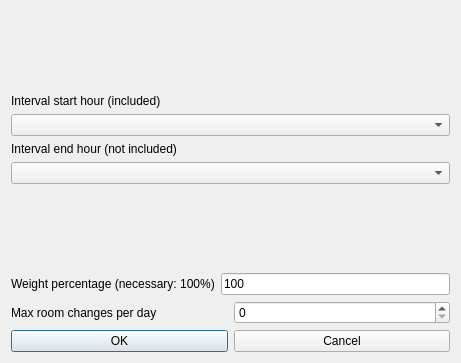
<?xml version="1.0" encoding="UTF-8"?>
<ui version="4.0">
 <class>ModifyConstraintTeachersMaxRoomChangesPerDayInIntervalForm_template</class>
 <widget class="QDialog" name="ModifyConstraintTeachersMaxRoomChangesPerDayInIntervalForm_template">
  <property name="geometry">
   <rect>
    <x>0</x>
    <y>0</y>
    <width>461</width>
    <height>363</height>
   </rect>
  </property>
  <property name="windowTitle">
   <string extracomment="This is the title of the dialog to modify a constraint of this type">Modify teachers max room changes per day in interval</string>
  </property>
  <layout class="QGridLayout" name="gridLayout">
   <item row="2" column="0">
    <layout class="QVBoxLayout" name="verticalLayout_2">
     <item>
      <widget class="QLabel" name="endTextLabel">
       <property name="frameShape">
        <enum>QFrame::NoFrame</enum>
       </property>
       <property name="frameShadow">
        <enum>QFrame::Plain</enum>
       </property>
       <property name="text">
        <string extracomment="This field refers to a constraint operating on a given hourly interval. The selected start hour of the interval is included (is counted) in the constraint, while the selected end hour of the interval is not included (is not counted) in the constraint.">Interval end hour (not included)</string>
       </property>
       <property name="wordWrap">
        <bool>false</bool>
       </property>
      </widget>
     </item>
     <item>
      <widget class="QComboBox" name="endHourComboBox">
       <property name="editable">
        <bool>false</bool>
       </property>
       <property name="insertPolicy">
        <enum>QComboBox::NoInsert</enum>
       </property>
       <property name="duplicatesEnabled">
        <bool>false</bool>
       </property>
      </widget>
     </item>
    </layout>
   </item>
   <item row="1" column="0">
    <layout class="QVBoxLayout" name="verticalLayout">
     <item>
      <widget class="QLabel" name="startTextLabel">
       <property name="frameShape">
        <enum>QFrame::NoFrame</enum>
       </property>
       <property name="frameShadow">
        <enum>QFrame::Plain</enum>
       </property>
       <property name="text">
        <string extracomment="This field refers to a constraint operating on a given hourly interval. The selected start hour of the interval is included (is counted) in the constraint, while the selected end hour of the interval is not included (is not counted) in the constraint.">Interval start hour (included)</string>
       </property>
       <property name="wordWrap">
        <bool>false</bool>
       </property>
      </widget>
     </item>
     <item>
      <widget class="QComboBox" name="startHourComboBox">
       <property name="editable">
        <bool>false</bool>
       </property>
       <property name="insertPolicy">
        <enum>QComboBox::NoInsert</enum>
       </property>
       <property name="duplicatesEnabled">
        <bool>false</bool>
       </property>
      </widget>
     </item>
    </layout>
   </item>
   <item row="6" column="0">
    <layout class="QHBoxLayout">
     <item>
      <widget class="QPushButton" name="okPushButton">
       <property name="text">
        <string>OK</string>
       </property>
      </widget>
     </item>
     <item>
      <widget class="QPushButton" name="cancelPushButton">
       <property name="text">
        <string>Cancel</string>
       </property>
      </widget>
     </item>
    </layout>
   </item>
   <item row="5" column="0">
    <layout class="QHBoxLayout">
     <item>
      <widget class="QLabel" name="textLabel">
       <property name="text">
        <string>Max room changes per day</string>
       </property>
       <property name="wordWrap">
        <bool>false</bool>
       </property>
      </widget>
     </item>
     <item>
      <widget class="QSpinBox" name="maxChangesSpinBox"/>
     </item>
    </layout>
   </item>
   <item row="3" column="0">
    <spacer name="verticalSpacer">
     <property name="orientation">
      <enum>Qt::Vertical</enum>
     </property>
     <property name="sizeHint" stdset="0">
      <size>
       <width>278</width>
       <height>6</height>
      </size>
     </property>
    </spacer>
   </item>
   <item row="4" column="0">
    <layout class="QHBoxLayout">
     <item>
      <widget class="QLabel" name="weightTextLabel">
       <property name="frameShape">
        <enum>QFrame::NoFrame</enum>
       </property>
       <property name="frameShadow">
        <enum>QFrame::Plain</enum>
       </property>
       <property name="text">
        <string>Weight percentage (necessary: 100%)</string>
       </property>
       <property name="wordWrap">
        <bool>false</bool>
       </property>
      </widget>
     </item>
     <item>
      <widget class="QLineEdit" name="weightLineEdit">
       <property name="text">
        <string notr="true">100</string>
       </property>
      </widget>
     </item>
    </layout>
   </item>
   <item row="0" column="0">
    <spacer name="spacer2">
     <property name="orientation">
      <enum>Qt::Vertical</enum>
     </property>
     <property name="sizeType">
      <enum>QSizePolicy::Expanding</enum>
     </property>
     <property name="sizeHint" stdset="0">
      <size>
       <width>20</width>
       <height>41</height>
      </size>
     </property>
    </spacer>
   </item>
  </layout>
 </widget>
 <layoutdefault spacing="6" margin="11"/>
 <resources/>
 <connections/>
</ui>
